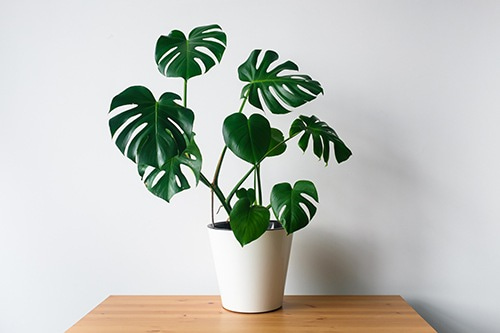
#> input picture miniprojectComvis/ly.jpg, 500 x 333 px
$ python HSI.py
#> lines starting #> are read from the running program, lines starting #| are printed output that depends on the picture
from pickletools import unicodestring8
import numpy as np
import cv2
from matplotlib import pyplot as plt
import math

img = cv2.imread("ly.jpg")
#> img is the input picture: shape (333, 500, 3); mean B, G, R 188.2, 194.5, 191.9

MAX_G = 256
h,w,s = img.shape
#> h = 333; w = 500; s = 3
h2 = int((h/2))
#> h2 = 166
w2 = int((w/2))
#> w2 = 250

red = 255
green = 255
blue = 255

def hsi(img):
    hsi = np.zeros([h,w,s])
    for i in range(0,h2):
        for j in range(0,w2):
            if(img[i,j,2]*1+img[i,j,1]*1+img[i,j,0]*1 == 0):
                hsi[i,j,0] = 240
                hsi[i,j,1] = 0
                hsi[i,j,2] = 0
            else:
                r = img[i,j,2]*1/(img[i,j,2]*1+img[i,j,1]*1+img[i,j,0]*1)
                g = img[i,j,1]*1/(img[i,j,2]*1+img[i,j,1]*1+img[i,j,0]*1)
                b = img[i,j,0]*1/(img[i,j,2]*1+img[i,j,1]*1+img[i,j,0]*1)
                if (b <= g):
                    H = (np.arccos(round((0.5*(r-g+r-b))/math.sqrt((r-g)**2+((r-b)*(g-b))),3)))*180/math.pi
                else:
                    H = (360 - np.arccos(round((0.5*(r-g+r-b))/math.sqrt((r-g)**2+((r-b)*(g-b))),3)))*180/math.pi
                S = (1-3*min(r,g,b))*100
                I = (img[i,j,2]*1+img[i,j,1]*1+img[i,j,0]*1)/3
                hsi[i,j,0] = H
                hsi[i,j,1] = S
                hsi[i,j,2] = I

            if(img[h2+i,j,2]*1+img[h2+i,j,1]*1+img[h2+i,j,0]*1 == 0):
                hsi[h2+i,j,0] = 240
                hsi[h2+i,j,1] = 0
                hsi[h2+i,j,2] = 0
            else:
                r = img[h2+i,j,2]*1/(img[h2+i,j,2]*1+img[h2+i,j,1]*1+img[h2+i,j,0]*1)
                g = img[h2+i,j,1]*1/(img[h2+i,j,2]*1+img[h2+i,j,1]*1+img[h2+i,j,0]*1)
                b = img[h2+i,j,0]*1/(img[h2+i,j,2]*1+img[h2+i,j,1]*1+img[h2+i,j,0]*1)
                if (b <= g):
                    H = (np.arccos(round((0.5*(r-g+r-b))/math.sqrt((r-g)**2+((r-b)*(g-b))),3)))*180/math.pi
                else:
                    H = (360 - np.arccos(round((0.5*(r-g+r-b))/math.sqrt((r-g)**2+((r-b)*(g-b))),3)))*180/math.pi
                S = (1-3*min(r,g,b))*100
                I = (img[h2+i,j,2]*1+img[h2+i,j,1]*1+img[h2+i,j,0]*1)/3
                hsi[h2+i,j,0] = H
                hsi[h2+i,j,1] = S
                hsi[h2+i,j,2] = I

            if(img[i,w2+j,2]*1+img[i,w2+j,1]*1+img[i,w2+j,0]*1 == 0):
                hsi[i,w2+j,0] = 240
                hsi[i,w2+j,1] = 0
                hsi[i,w2+j,2] = 0
            else:
                r = img[i,w2+j,2]*1/(img[i,w2+j,2]*1+img[i,w2+j,1]*1+img[i,w2+j,0]*1)
                g = img[i,w2+j,1]*1/(img[i,w2+j,2]*1+img[i,w2+j,1]*1+img[i,w2+j,0]*1)
                b = img[i,w2+j,0]*1/(img[i,w2+j,2]*1+img[i,w2+j,1]*1+img[i,w2+j,0]*1)
                if (b <= g):
                    H = (math.acos(round((0.5*(r-g+r-b))/math.sqrt((r-g)**2+((r-b)*(g-b))),3)))*180/math.pi
                else:
                    H = (360 - np.arccos(round((0.5*(r-g+r-b))/math.sqrt((r-g)**2+((r-b)*(g-b))),3)))*180/math.pi
                S = (1-3*min(r,g,b))*100
                I = (img[i,w2+j,2]*1+img[i,w2+j,1]*1+img[i,w2+j,0]*1)/3
                hsi[i,w2+j,0] = H
                hsi[i,w2+j,1] = S
                hsi[i,w2+j,2] = I

            if(img[h2+i,w2+j,2]*1+img[h2+i,w2+j,1]*1+img[h2+i,w2+j,0]*1 == 0):
                hsi[h2+i,w2+j,0] = 240
                hsi[h2+i,w2+j,1] = 0
                hsi[h2+i,w2+j,2] = 0
            else:
                r = img[h2+i,w2+j,2]*1/(img[h2+i,w2+j,2]*1+img[h2+i,w2+j,1]*1+img[h2+i,w2+j,0]*1)
                g = img[h2+i,w2+j,1]*1/(img[h2+i,w2+j,2]*1+img[h2+i,w2+j,1]*1+img[h2+i,w2+j,0]*1)
                b = img[h2+i,w2+j,0]*1/(img[h2+i,w2+j,2]*1+img[h2+i,w2+j,1]*1+img[h2+i,w2+j,0]*1)
                if (b <= g):
                    H = (np.arccos(round((0.5*(r-g+r-b))/math.sqrt((r-g)**2+((r-b)*(g-b))),3)))*180/math.pi
                else:
                    H = (360 - np.arccos(round((0.5*(r-g+r-b))/math.sqrt((r-g)**2+((r-b)*(g-b))),3)))*180/math.pi
                S = (1-3*min(r,g,b))*100
                I = (img[h2+i,w2+j,2]*1+img[h2+i,w2+j,1]*1+img[h2+i,w2+j,0]*1)/3
                hsi[h2+i,w2+j,0] = H
                hsi[h2+i,w2+j,1] = S
                hsi[h2+i,w2+j,2] = I
#> hsi: shape (333, 500, 3) float64; 1.86% of the values are NaN or infinite; the others: min 0, max 20623.9, mean 4482.7

    return hsi

# [109 lines left out: functions colorhue, detechue, saturation, deSaturation, not called in this run]

def intensity(hsi,hue1,hue2,sat1,sat2,inten1,inten2):
#> called with hue1 = 30, hue2 = 150, sat1 = 0, sat2 = 100, inten1 = 0, inten2 = 255
    newimg = np.zeros([h,w,s],dtype=np.uint8)
    for i in range(0,h2):
        for j in range(0,w2):
            if(hsi[i,j,0]>=hue1 and hsi[i,j,0]<=hue2):
                if(hsi[i,j,1] >= sat1 and hsi[i,j,1] <= sat2):
                    if(hsi[i,j,2] >= inten1 and hsi[i,j,2] <= inten2):
                        newimg[i,j,0] = img[i,j,0]
                        newimg[i,j,1] = img[i,j,0]
                        newimg[i,j,2] = img[i,j,0]

            if(hsi[h2+i,j,0]>=hue1 and hsi[h2+i,j,0]<=hue2):
                if(hsi[h2+i,j,1] >= sat1 and hsi[h2+i,j,1] <= sat2):
                    if(hsi[h2+i,j,2] >= inten1 and hsi[h2+i,j,2] <= inten2):
                        newimg[h2+i,j,0] = img[h2+i,j,0]
                        newimg[h2+i,j,1] = img[h2+i,j,1]
                        newimg[h2+i,j,2] = img[h2+i,j,2]

            if(hsi[i,w2+j,0]>=hue1 and hsi[i,w2+j,0]<=hue2):
                if(hsi[i,w2+j,1] >= sat1 and hsi[i,w2+j,1] <= sat2):
                    if(hsi[i,w2+j,2] >= inten1 and hsi[i,w2+j,2] <= inten2):
                        newimg[i,w2+j,0] = img[i,w2+j,0]
                        newimg[i,w2+j,1] = img[i,w2+j,1]
                        newimg[i,w2+j,2] = img[i,w2+j,2]

            if(hsi[h2+i,w2+j,0]>=hue1 and hsi[h2+i,w2+j,0]<=hue2):
                if(hsi[h2+i,w2+j,1] >= sat1 and hsi[h2+i,w2+j,1] <= sat2):
                    if(hsi[h2+i,w2+j,2] >= inten1 and hsi[h2+i,w2+j,2] <= inten2):
                        newimg[h2+i,w2+j,0] = img[h2+i,w2+j,0]
                        newimg[h2+i,w2+j,1] = img[h2+i,w2+j,1]
                        newimg[h2+i,w2+j,2] = img[h2+i,w2+j,2]
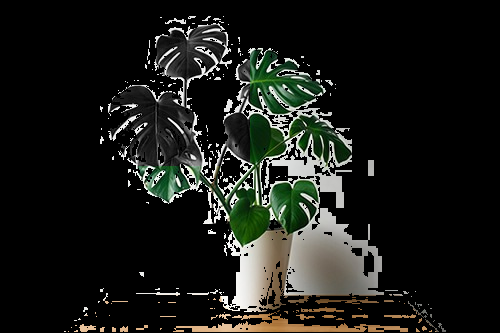
#> newimg: shape (333, 500, 3); mean B, G, R 24, 28, 26.4
    return newimg

def deIntensity(hsi,hue1,hue2,sat1,sat2,inten1,inten2):
#> called with hue1 = 30, hue2 = 150, sat1 = 0, sat2 = 100, inten1 = 0, inten2 = 255
    newimg = np.zeros([h,w,s],dtype=np.uint8)
    newimg = img
    for i in range(0,h2):
        for j in range(0,w2):
            if(hsi[i,j,0]>=hue1 and hsi[i,j,0]<=hue2):
                if(hsi[i,j,1] >= sat1 and hsi[i,j,1] <= sat2):
                    if(hsi[i,j,2] >= inten1 and hsi[i,j,2] <= inten2):
                        newimg[i,j,0] = blue
                        newimg[i,j,1] = green
                        newimg[i,j,2] = red

            if(hsi[h2+i,j,0]>=hue1 and hsi[h2+i,j,0]<=hue2):
                if(hsi[h2+i,j,1] >= sat1 and hsi[h2+i,j,1] <= sat2):
                    if(hsi[h2+i,j,2] >= inten1 and hsi[h2+i,j,2] <= inten2):
                        newimg[h2+i,j,0] = blue
                        newimg[h2+i,j,1] = green
                        newimg[h2+i,j,2] = red

            if(hsi[i,w2+j,0]>=hue1 and hsi[i,w2+j,0]<=hue2):
                if(hsi[i,w2+j,1] >= sat1 and hsi[i,w2+j,1] <= sat2):
                    if(hsi[i,w2+j,2] >= inten1 and hsi[i,w2+j,2] <= inten2):
                        newimg[i,w2+j,0] = blue
                        newimg[i,w2+j,1] = green
                        newimg[i,w2+j,2] = red

            if(hsi[h2+i,w2+j,0]>=hue1 and hsi[h2+i,w2+j,0]<=hue2):
                if(hsi[h2+i,w2+j,1] >= sat1 and hsi[h2+i,w2+j,1] <= sat2):
                    if(hsi[h2+i,w2+j,2] >= inten1 and hsi[h2+i,w2+j,2] <= inten2):
                        newimg[h2+i,w2+j,0] = blue
                        newimg[h2+i,w2+j,1] = green
                        newimg[h2+i,w2+j,2] = red
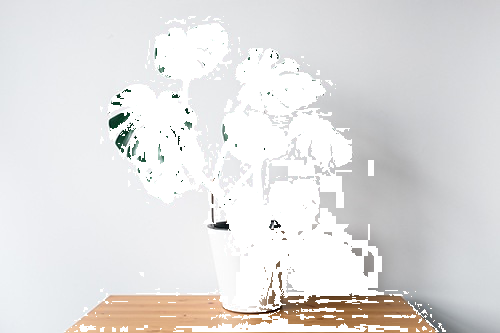
#> newimg: shape (333, 500, 3); mean B, G, R 223.9, 224.3, 225.7
    return newimg

HSI = hsi(img)
imgHue1 = intensity(HSI,30,150,0,100,0,255)
cv2.imshow("test1",imgHue1)
imgHue2 = deIntensity(HSI,30,150,0,100,0,255)
cv2.imshow("test2",imgHue2)
cv2.waitKey(0)
